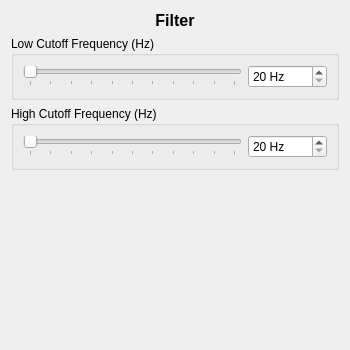
<?xml version="1.0" encoding="UTF-8"?>
<ui version="4.0">
 <class>FilterWidget</class>
 <widget class="QWidget" name="FilterWidget">
  <property name="geometry">
   <rect>
    <x>0</x>
    <y>0</y>
    <width>350</width>
    <height>350</height>
   </rect>
  </property>
  <layout class="QVBoxLayout" name="rootLayout">
   <item>
    <widget class="QLabel" name="title">
     <property name="styleSheet">
      <string>font-size:16px;font-weight:bold;</string>
     </property>
     <property name="text">
      <string>Filter</string>
     </property>
     <property name="alignment">
      <set>Qt::AlignmentFlag::AlignCenter</set>
     </property>
    </widget>
   </item>
   <item>
    <widget class="QGroupBox" name="lowCutoffGroup">
     <property name="title">
      <string>Low Cutoff Frequency (Hz)</string>
     </property>
     <layout class="QGridLayout" name="lowCutoffLayout">
      <item row="0" column="0">
       <widget class="QSlider" name="lowCutoffSlider">
        <property name="minimum">
         <number>0</number>
        </property>
        <property name="maximum">
         <number>1000</number>
        </property>
        <property name="orientation">
         <enum>Qt::Orientation::Horizontal</enum>
        </property>
        <property name="tickPosition">
         <enum>QSlider::TickPosition::TicksBelow</enum>
        </property>
        <property name="tickInterval">
         <number>100</number>
        </property>
       </widget>
      </item>
      <item row="0" column="1">
       <widget class="QDoubleSpinBox" name="lowCutoffSpin">
        <property name="suffix">
         <string> Hz</string>
        </property>
        <property name="decimals">
         <number>0</number>
        </property>
        <property name="minimum">
         <double>20.000000000000000</double>
        </property>
        <property name="maximum">
         <double>20000.000000000000000</double>
        </property>
        <property name="singleStep">
         <double>100.000000000000000</double>
        </property>
       </widget>
      </item>
     </layout>
    </widget>
   </item>
   <item>
    <widget class="QGroupBox" name="highCutoffGroup">
     <property name="title">
      <string>High Cutoff Frequency (Hz)</string>
     </property>
     <layout class="QGridLayout" name="highCutoffLayout">
      <item row="0" column="0">
       <widget class="QSlider" name="highCutoffSlider">
        <property name="minimum">
         <number>0</number>
        </property>
        <property name="maximum">
         <number>1000</number>
        </property>
        <property name="orientation">
         <enum>Qt::Orientation::Horizontal</enum>
        </property>
        <property name="tickPosition">
         <enum>QSlider::TickPosition::TicksBelow</enum>
        </property>
        <property name="tickInterval">
         <number>100</number>
        </property>
       </widget>
      </item>
      <item row="0" column="1">
       <widget class="QDoubleSpinBox" name="highCutoffSpin">
        <property name="suffix">
         <string> Hz</string>
        </property>
        <property name="decimals">
         <number>0</number>
        </property>
        <property name="minimum">
         <double>20.000000000000000</double>
        </property>
        <property name="maximum">
         <double>20000.000000000000000</double>
        </property>
        <property name="singleStep">
         <double>100.000000000000000</double>
        </property>
       </widget>
      </item>
     </layout>
    </widget>
   </item>
   <item>
    <spacer name="verticalSpacer">
     <property name="orientation">
      <enum>Qt::Orientation::Vertical</enum>
     </property>
     <property name="sizeHint" stdset="0">
      <size>
       <width>20</width>
       <height>40</height>
      </size>
     </property>
    </spacer>
   </item>
  </layout>
 </widget>
 <resources/>
 <connections/>
</ui>
